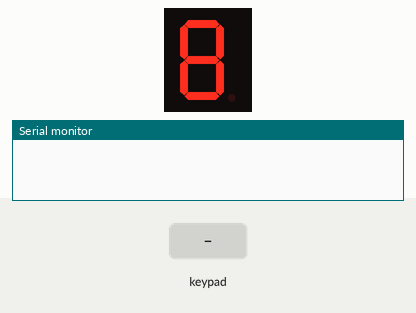
Simulated run of this sketch. Board: ESP32. Parts: 1-digit seven-segment display, the last lines printed to the serial monitor. Wiring (from diagram.json): 1-digit 7-segment display, segments lit when LOW: segments GPIO 5, GPIO 17, GPIO 0, GPIO 4, GPIO 16, GPIO 18, GPIO 19, GPIO 2. The inputs (shaded band) are chosen by the test bench. The segment pins are drawn as the display they are named for.

Above: at 1.2 s.
1.3 s: keypad keys 1 3 1 2 1 4 2 7 # pressed 0.4 s apart
At 5.6 s:
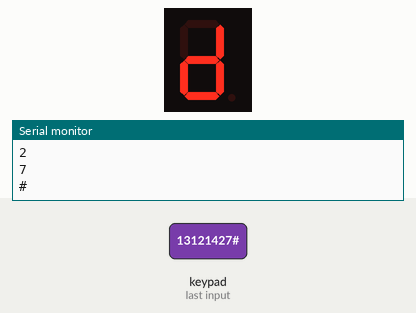
6.4 s: key '0' pressed
At 6.7 s:
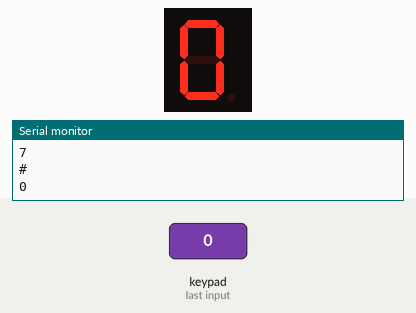
7.9 s: keypad keys 2 6 2 5 3 3 3 2 * pressed 0.4 s apart
At 10.4 s:
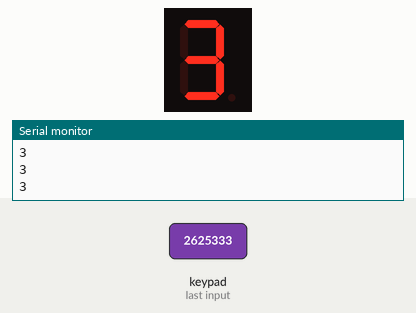
13.0 s: keypad keys 1 3 9 7 2 2 2 2 A pressed 0.4 s apart
At 15.4 s:
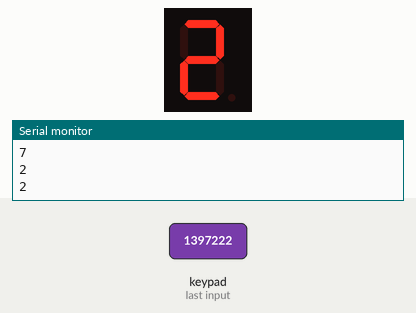
19.6 s: key '9' pressed
At 20.4 s:
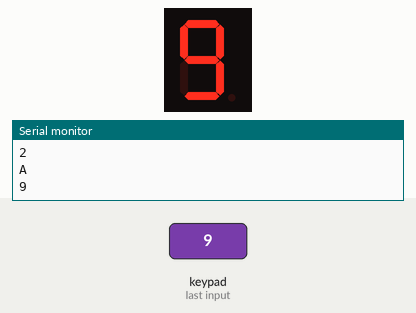
Timing chart, 0 to 22.1 s (numbered marks = the images above; inputs shaded):
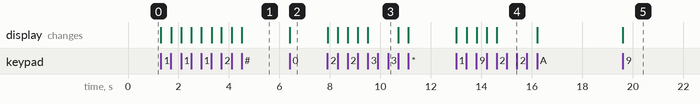

Measured:
- after the input at 1.3 s, the display: first changes at once (image 1 shows a later state)
- after the input at 6.4 s, the display: changes at once (image 2)
- after the input at 7.9 s, the display: first changes at once (image 3 shows a later state)
- after the input at 13.0 s, the display: first changes at once (image 4 shows a later state)
- after the input at 19.6 s, the display: changes at once (image 5)

The sketch:

sketch.ino
```cpp
#include <Keypad.h>

const byte ROWS = 4; /* four rows */
const byte COLS = 4; /* four columns */
/* define the symbols on the buttons of the keypads */
int disp_pin[7];	/* array for a-g pins of 7-Segment display */

void define_segment_pins(int a, int b, int c, int d, int e, int f, int g)	/* Assigns 7-segment display pins to board */
{
  disp_pin[0] = a;
  disp_pin[1] = b;
  disp_pin[2] = c;
  disp_pin[3] = d;
  disp_pin[4] = e;
  disp_pin[5] = f;
  disp_pin[6] = g;
}

void display_number(int num)	/* Function for displaying number (0-9) */
{
  switch(num)
  {
    case '0':
    digitalWrite(disp_pin[0], LOW);	/* Drive disp_pin[0] to LOW */
    digitalWrite(disp_pin[1], LOW);	/* Driving LOW turns on LED segment for common anode display */
    digitalWrite(disp_pin[2], LOW);
    digitalWrite(disp_pin[3], LOW);
    digitalWrite(disp_pin[4], LOW);
    digitalWrite(disp_pin[5], LOW);
    digitalWrite(disp_pin[6], HIGH);
    break;
    case '1':
    digitalWrite(disp_pin[0], HIGH);	/* Drive disp_pin[7] to HIGH */
    digitalWrite(disp_pin[1], LOW);
    digitalWrite(disp_pin[2], LOW);
    digitalWrite(disp_pin[3], HIGH);	/* Driving HIGH turns off LED segment for common anode display */
    digitalWrite(disp_pin[4], HIGH);
    digitalWrite(disp_pin[5], HIGH);
    digitalWrite(disp_pin[6], HIGH);
    break;
    case '2':
    digitalWrite(disp_pin[0], LOW);
    digitalWrite(disp_pin[1], LOW);
    digitalWrite(disp_pin[2], HIGH);
    digitalWrite(disp_pin[3], LOW);
    digitalWrite(disp_pin[4], LOW);
    digitalWrite(disp_pin[5], HIGH);
    digitalWrite(disp_pin[6], LOW);
    break;
    case '3':
    digitalWrite(disp_pin[0], LOW);
    digitalWrite(disp_pin[1], LOW);
    digitalWrite(disp_pin[2], LOW);
    digitalWrite(disp_pin[3], LOW);
    digitalWrite(disp_pin[4], HIGH);
    digitalWrite(disp_pin[5], HIGH);
    digitalWrite(disp_pin[6], LOW);
    break;
    case '4':
    digitalWrite(disp_pin[0], HIGH);
    digitalWrite(disp_pin[1], LOW);
    digitalWrite(disp_pin[2], LOW);
    digitalWrite(disp_pin[3], HIGH);
    digitalWrite(disp_pin[4], HIGH);
    digitalWrite(disp_pin[5], LOW);
    digitalWrite(disp_pin[6], LOW);
    break;
    case '5':
    digitalWrite(disp_pin[0], LOW);
    digitalWrite(disp_pin[1], HIGH);
    digitalWrite(disp_pin[2], LOW);
    digitalWrite(disp_pin[3], LOW);
    digitalWrite(disp_pin[4], HIGH);
    digitalWrite(disp_pin[5], LOW);
    digitalWrite(disp_pin[6], LOW);
    break;
    case '6':
    digitalWrite(disp_pin[0], LOW);
    digitalWrite(disp_pin[1], HIGH);
    digitalWrite(disp_pin[2], LOW);
    digitalWrite(disp_pin[3], LOW);
    digitalWrite(disp_pin[4], LOW);
    digitalWrite(disp_pin[5], LOW);
    digitalWrite(disp_pin[6], LOW);
    break;
    case '7':
    digitalWrite(disp_pin[0], LOW);
    digitalWrite(disp_pin[1], LOW);
    digitalWrite(disp_pin[2], LOW);
    digitalWrite(disp_pin[3], HIGH);
    digitalWrite(disp_pin[4], HIGH);
    digitalWrite(disp_pin[5], HIGH);
    digitalWrite(disp_pin[6], HIGH);
    break;
    case '8':
    digitalWrite(disp_pin[0], LOW);
    digitalWrite(disp_pin[1], LOW);
    digitalWrite(disp_pin[2], LOW);
    digitalWrite(disp_pin[3], LOW);
    digitalWrite(disp_pin[4], LOW);
    digitalWrite(disp_pin[5], LOW);
    digitalWrite(disp_pin[6], LOW);
    break;
    case '9':
    digitalWrite(disp_pin[0], LOW);
    digitalWrite(disp_pin[1], LOW);
    digitalWrite(disp_pin[2], LOW);
    digitalWrite(disp_pin[3], LOW);
    digitalWrite(disp_pin[4], HIGH);
    digitalWrite(disp_pin[5], LOW);
    digitalWrite(disp_pin[6], LOW);
    break;
    default:
    digitalWrite(disp_pin[0], HIGH);
    digitalWrite(disp_pin[1], LOW);
    digitalWrite(disp_pin[2], LOW);
    digitalWrite(disp_pin[3], LOW);
    digitalWrite(disp_pin[4], LOW);
    digitalWrite(disp_pin[5], HIGH);
    digitalWrite(disp_pin[6], LOW);
    break;
  }
}

char hexaKeys[ROWS][COLS] = {
  {'D','#','0','*'},
  {'C','9','8','7'},
  {'B','6','5','4'},
  {'A','3','2','1'}};


byte rowPins[ROWS] = {13, 12, 14, 27}; /* connect to the row pinouts of the keypad */
byte colPins[COLS] = {26, 25, 33, 32}; /* connect to the column pinouts of the keypad */

/* initialize an instance of class NewKeypad */
Keypad customKeypad = Keypad( makeKeymap(hexaKeys), rowPins, colPins, ROWS, COLS);

void setup(){
  pinMode(5, OUTPUT);
  pinMode(17, OUTPUT);
  pinMode(0, OUTPUT);
  pinMode(16, OUTPUT);
  pinMode(4, OUTPUT);
  pinMode(18, OUTPUT);
  pinMode(19, OUTPUT);
  define_segment_pins(5,17,0,4,16,18,19);
Serial.begin(9600);
}

void loop(){
  char customKey = customKeypad.getKey();

  if (customKey){
    display_number(customKey);
Serial.println(customKey);
  }
}
```
